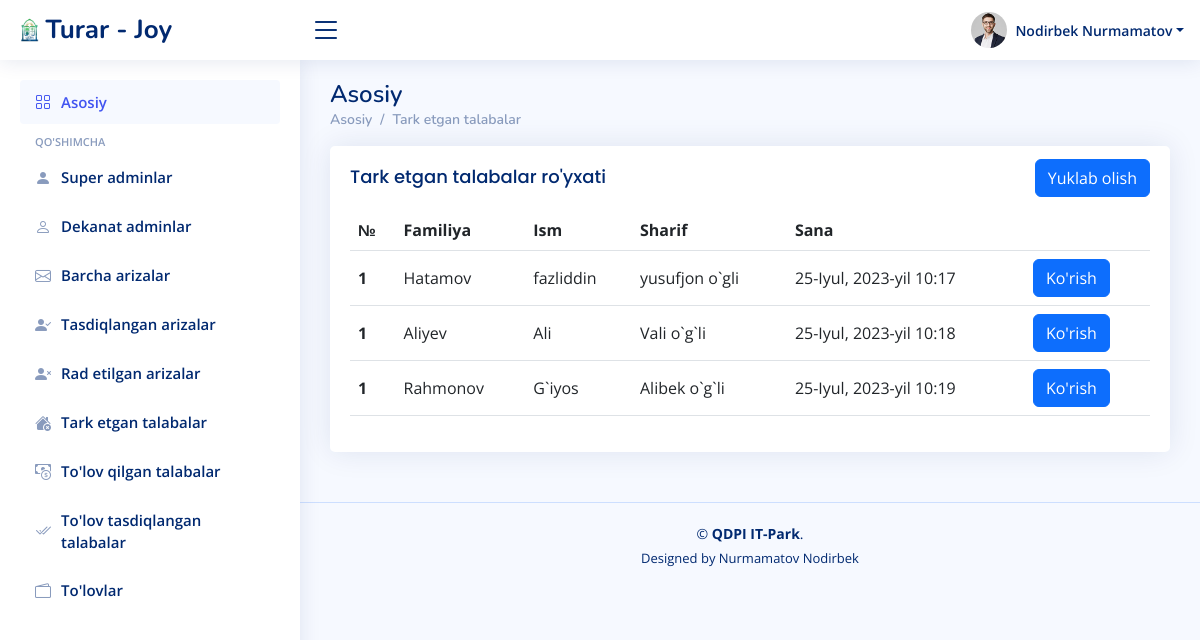
Screenshot of /ariza/tark_etgan_talaba/ with the database file from the repository.
### ariza/models.py (models this page shows)
class Tark_etgan(models.Model):
    talaba_id  = models.CharField(max_length=100)
    first_name = models.CharField(max_length=100)
    last_name = models.CharField(max_length=100)
    sharif = models.CharField(max_length=100)
    tark_etish = models.CharField(max_length=100)
    sabab = models.CharField(max_length=300)
    sana = models.DateTimeField(auto_now_add=True)

### ariza/views.py (the view)
# urls.py: path('tark_etgan_talaba/', tark_etgan_talaba, name='tark_etgan_talaba'),
def tark_etgan_talaba(request):
    talabalar = User.objects.filter(lavozim='talaba')
    data = Tark_etgan.objects.filter(tark_etish='tark_etdi')
    contex = {
        'data':data,
        'talabalar':talabalar,
    }
    return render(request, 'superadmin/tark_etgan_talaba.html', contex)

### templates/superadmin/tark_etgan_talaba.html (shortened to what this page needs)
{% load static %}
<!DOCTYPE html>
<html lang="en">
<head>
  <link href="{% static '/assets/vendor/bootstrap/css/bootstrap.min.css' %}" rel="stylesheet">
  <link href="{% static '/assets/vendor/bootstrap-icons/bootstrap-icons.css' %}" rel="stylesheet">
  <link href="{% static '/assets/vendor/simple-datatables/style.css' %}" rel="stylesheet">
  <link href="{% static '/assets/css/style.css' %}" rel="stylesheet">
</head>
<body>
  <header id="header" class="header fixed-top d-flex align-items-center">
    <div class="d-flex align-items-center justify-content-between">
      <a href="{% url 'home' %}" class="logo d-flex align-items-center">
        <img src="{% static '/assets/img/logo.png' %}" alt="">
        <span class="d-none d-lg-block"> Turar - Joy</span>
      </a>
      <i class="bi bi-list toggle-sidebar-btn"></i>
    </div>
    <nav class="header-nav ms-auto">
      <ul class="d-flex align-items-center">
        <li class="nav-item dropdown pe-3">
          <a class="nav-link nav-profile d-flex align-items-center pe-0" href="#" data-bs-toggle="dropdown">
            <img src="{% static '/assets/img/profile-img.jpg' %}" alt="Profile" class="rounded-circle">
            <span class="d-none d-md-block dropdown-toggle ps-2">Nodirbek Nurmamatov</span>
          </a>
        </li>
      </ul>
    </nav>
  </header>
  <aside id="sidebar" class="sidebar">
    <ul class="sidebar-nav" id="sidebar-nav">
      <li class="nav-item">
        <a class="nav-link " href="{% url 'home' %}">
          <i class="bi bi-grid"></i>
          <span>Asosiy</span>
        </a>
      </li>
      <li class="nav-heading">Qo'shimcha</li>
      <li class="nav-item">
        <a class="nav-link collapsed" href="{% url 'superadminlar' %}">
          <i class="bi bi-person-fill"></i>
          <span>Super adminlar</span>
        </a>
      </li>
      <li class="nav-item">
        <a class="nav-link collapsed" href="{% url 'dekanatadminlar' %}">
          <i class="bi bi-person"></i>
          <span>Dekanat adminlar</span>
        </a>
      </li>
      <li class="nav-item">
        <a class="nav-link collapsed" href="{% url 'barcha_arizalar' %}">
          <i class="bi bi-envelope"></i>
          <span>Barcha arizalar</span>
        </a>
      </li>
      <li class="nav-item">
        <a class="nav-link collapsed" href="{% url 'tasdiqlangan' %}">
          <i class="bi bi-person-check-fill"></i>
          <span>Tasdiqlangan arizalar</span>
        </a>
      </li>
      <li class="nav-item">
        <a class="nav-link collapsed" href="{% url 'radetilgan' %}">
          <i class="bi bi-person-x-fill"></i>
          <span>Rad etilgan arizalar</span>
        </a>
      </li>
      <li class="nav-item">
        <a class="nav-link collapsed" href="{% url 'tark_etgan_talaba' %}">
          <i class="bi bi-house-x-fill"></i>
          <span>Tark etgan talabalar</span>
        </a>
      </li>
      <li class="nav-item">
        <a class="nav-link collapsed" href="{% url 'barcha_tolovlar' %}">
          <i class="bi bi-cash-coin"></i>
          <span>To'lov qilgan talabalar</span>
        </a>
      </li>
      <li class="nav-item">
        <a class="nav-link collapsed" href="{% url 'tasdiqlangan_tolov' %}">
          <i class="bi bi-check2-all"></i>
          <span>To'lov tasdiqlangan talabalar</span>
        </a>
      </li>
      <li class="nav-item">
        <a class="nav-link collapsed" href="{% url 'hisob_varoq' %}">
          <i class="bi bi-wallet2"></i>
          <span>To'lovlar</span>
        </a>
      </li>
    </ul>
  </aside>
    <main id="main" class="main">
        <div class="pagetitle">
            <h1>Asosiy</h1>
            <nav>
                <ol class="breadcrumb">
                    <li class="breadcrumb-item"><a href="index.html">Asosiy</a></li>
                    <li class="breadcrumb-item active"><a href="leave.html">Tark etgan talabalar</a></li>
                </ol>
            </nav>
        </div>
        <section class="section dashboard">
            <div class="row">
                <div class="col-lg-12">
                    <div class="card">
                        <div class="card-body">
                            <div class="d-flex align-items-center justify-content-between">
                                <h5 class="card-title">Tark etgan talabalar ro'yxati</h5>
                                <a class="btn btn-primary" href="#">Yuklab olish</a>
                            </div>
                            <table class="table datatable">
                                <thead>
                                    <tr>
                                        <th scope="col">№</th>
                                        <th scope="col">Familiya</th>
                                        <th scope="col">Ism</th>
                                        <th scope="col">Sharif</th>
                                        <th scope="col">Sana</th>
                                        <th></th>
                                    </tr>
                                </thead>
                                  <tbody>
                                    {% for d in data %}
                                    <tr>
                                      <th scope="row">1</th>
                                      <td>{{d.last_name}}</td>
                                      <td>{{d.first_name}}</td>
                                      <td>{{d.sharif}}</td>
                                      <td>{{d.sana}}</td>
                                      <td><a class="btn btn-primary" href="{% url 'tark_etgan_malumotlar' d.talaba_id %}">Ko'rish</a></td>
                                    </tr>
                                    {% endfor %}
                                  </tbody>
                            </table>
                        </div>
                    </div>
                </div>
            </div>
        </section>
    </main>
    <footer id="footer" class="footer">
        <div class="copyright">
            &copy; <strong><span>QDPI IT-Park</span></strong>.
        </div>
        <div class="credits">
            Designed by Nurmamatov Nodirbek
        </div>
    </footer>
</body>
</html>

### static/assets/css/style.css (style rules this page uses)
:root { scroll-behavior: smooth; }
body { font-family: "Open Sans", sans-serif; background: #f6f9ff; color: #444444; }
a { color: #4154f1; text-decoration: none; }
h1, h2, h3, h4, h5, h6 { font-family: "Nunito", sans-serif; }
#main { margin-top: 60px; padding: 20px 30px; transition: all 0.3s; }
.pagetitle { margin-bottom: 10px; }
.pagetitle h1 { font-size: 24px; margin-bottom: 0; font-weight: 600; color: #012970; }
.card { margin-bottom: 30px; border: none; border-radius: 5px; box-shadow: 0px 0 30px rgba(1, 41, 112, 0.1); }
.card-title { padding: 20px 0 15px 0; font-size: 18px; font-weight: 500; color: #012970; font-family: "Poppins", sans-serif; }
.card-body { padding: 0 20px 20px 20px; }
.breadcrumb { font-size: 14px; font-family: "Nunito", sans-serif; color: #899bbd; font-weight: 600; }
.breadcrumb a { color: #899bbd; transition: 0.3s; }
.breadcrumb .breadcrumb-item::before { color: #899bbd; }
.breadcrumb .active { color: #51678f; font-weight: 600; }
.logo { line-height: 1; }
@media (min-width: 1200px) { .logo { width: 280px; } }
.logo img { max-height: 26px; margin-right: 6px; }
.logo span { font-size: 26px; font-weight: 700; color: #012970; font-family: "Nunito", sans-serif; }
.header { transition: all 0.5s; z-index: 997; height: 60px; box-shadow: 0px 2px 20px rgba(1, 41, 112, 0.1); background-color: #fff; padding-left: 20px; }
.header .toggle-sidebar-btn { font-size: 32px; padding-left: 10px; cursor: pointer; color: #012970; }
.header-nav ul { list-style: none; }
.header-nav>ul { margin: 0; padding: 0; }
.header-nav .nav-profile { color: #012970; }
.header-nav .nav-profile img { max-height: 36px; }
.header-nav .nav-profile span { font-size: 14px; font-weight: 600; }
.sidebar { position: fixed; top: 60px; left: 0; bottom: 0; width: 300px; z-index: 996; transition: all 0.3s; padding: 20px; overflow-y: auto; scrollbar-width: thin; scrollbar-color: #aab7cf transparent; box-shadow: 0px 0px 20px rgba(1, 41, 112, 0.1); background-color: #fff; }
@media (min-width: 1200px) { #main, #footer { margin-left: 300px; } }
.sidebar-nav { padding: 0; margin: 0; list-style: none; }
.sidebar-nav li { padding: 0; margin: 0; list-style: none; }
.sidebar-nav .nav-item { margin-bottom: 5px; }
.sidebar-nav .nav-heading { font-size: 11px; text-transform: uppercase; color: #899bbd; font-weight: 600; margin: 10px 0 5px 15px; }
.sidebar-nav .nav-link { display: flex; align-items: center; font-size: 15px; font-weight: 600; color: #4154f1; transition: 0.3; background: #f6f9ff; padding: 10px 15px; border-radius: 4px; }
.sidebar-nav .nav-link i { font-size: 16px; margin-right: 10px; color: #4154f1; }
.sidebar-nav .nav-link.collapsed { color: #012970; background: #fff; }
.sidebar-nav .nav-link.collapsed i { color: #899bbd; }
.footer { padding: 20px 0; font-size: 14px; transition: all 0.3s; border-top: 1px solid #cddfff; }
.footer .copyright { text-align: center; color: #012970; }
.footer .credits { padding-top: 5px; text-align: center; font-size: 13px; color: #012970; }
th, td { vertical-align: middle !important; }

### rows the page displays
Tark_etgan: last_name "Hatamov", first_name "fazliddin", sharif "yusufjon o`gli", sana "25-Iyul, 2023-yil 10:17"
Tark_etgan: last_name "Aliyev", first_name "Ali", sharif "Vali o`g`li", sana "25-Iyul, 2023-yil 10:18"
Tark_etgan: last_name "Rahmonov", first_name "G`iyos", sharif "Alibek o`g`li", sana "25-Iyul, 2023-yil 10:19"
